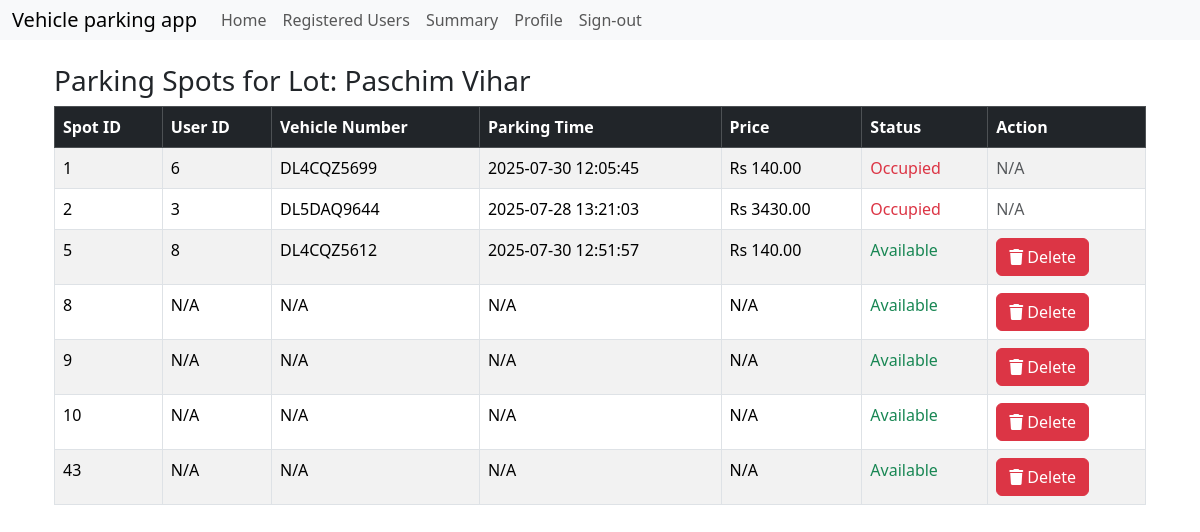
Screenshot of /admin_home/1/show (signed in) with the database file from the repository.
### models.py (models this page shows)
class Parkinglot(db.Model):
    __tablename__='parking_lot'
    id=db.Column(db.Integer,primary_key=True)
    primary_location_name=db.Column(db.String(64),unique=True,nullable=False)
    price=db.Column(db.Integer,nullable=False)
    address=db.Column(db.String(128),nullable=False)
    pin_code=db.Column(db.Integer,nullable=False)
    maximum_number_of_spots=db.Column(db.Integer,nullable=False)
    spaces=db.relationship('Parkingspace',backref='parkinglot',cascade='all, delete-orphan',lazy='dynamic')

class Parkingspace(db.Model):
    __tablename__='parking_space'
    id=db.Column(db.Integer,primary_key=True)
    lot_id=db.Column(db.Integer,db.ForeignKey('parking_lot.id'),nullable=False)
    status=db.Column(db.String(16),nullable=False)
    reservations=db.relationship('Reserveparkingspot',backref='parkingspace',lazy=True)

class Reserveparkingspot(db.Model):
    __tablename__='reserve_parking_spot'
    id=db.Column(db.Integer,primary_key=True)
    lot_id=db.Column(db.Integer,db.ForeignKey('parking_lot.id'),nullable=False)
    spot_id=db.Column(db.Integer,db.ForeignKey('parking_space.id'),nullable=False)
    user_id=db.Column(db.Integer,db.ForeignKey('user.id'),nullable=False)
    vehicle_number=db.Column(db.String(16),nullable=False)
    parking_timestamp=db.Column(db.DateTime,nullable=False)
    leaving_timestamp=db.Column(db.DateTime,nullable=True)
    parking_cost=db.Column(db.Integer,nullable=True)
    parkinglot=db.relationship('Parkinglot',backref='reservations',lazy=True)

### routes.py (the view)
@app.route('/admin_home/<int:lot_id>/show')
@admin_required
def show_spot(lot_id):
    lot= Parkinglot.query.get(lot_id)
    db.session.refresh(lot)
    for spot in lot.spaces:
        db.session.refresh(spot)
    return render_template('parkinglot/show.html',user=User.query.get(session['user_id']),parking_lot=lot,now=datetime.now())

### routes.py (called while the page is built)
def admin_required(func):
    @wraps(func)
    def inner(*args,**kwargs):
        if'user_id' not in session:
            flash('You need to login first')
            return redirect(url_for('signin'))
        user=User.query.get(session['user_id'])
        if not user.isadmin:
            flash('You are not allowed to view this page')
            return redirect(url_for('home'))
        return func(*args,**kwargs)
    return inner

### templates/parkinglot/show.html
{% extends 'layout.html' %}
{% block content %}
<div class="container mt-4">
  <h3>Parking Spots for Lot: {{ parking_lot.primary_location_name }}</h3>
  <table class="table table-bordered table-striped">
    <thead class="table-dark">
      <tr>
        <th>Spot ID</th>
        <th>User ID</th>
        <th>Vehicle Number</th>
        <th>Parking Time</th>
        <th>Price</th>
        <th>Status</th>
        <th>Action</th>
      </tr>
    </thead>
    <tbody>
      {% for spot in parking_lot.spaces %}
      <tr>
        {% set reservation=(spot.reservations|sort(attribute='parking_timestamp')|last) %}
        <td>{{spot.id}}</td>
        <td>{{ reservation.user_id if reservation else 'N/A' }}</td>
        <td>{{ reservation.vehicle_number if reservation else 'N/A' }}</td>
        <td>{{ reservation.parking_timestamp.strftime('%Y-%m-%d %H:%M:%S') if reservation else 'N/A' }}</td>
        <td>
          {% if reservation %}
             {% set hours=((now-reservation.parking_timestamp).total_seconds()/3600)|round(0,'ceil') %}
             Rs {{'%0.2f' % (hours * parking_lot.price) }}
          {% else %}
             N/A
          {% endif %}
        </td>
        <td>
          {% if spot.status=="available" %}
            <span class="text-success">Available</span>
          {% else %}
            <span class="text-danger">Occupied</span>
          {% endif %}
        <td>
          {% if spot.status=="available" %}
             <a href="{{url_for('delete_spot', spot_id=spot.id)}}" class="btn btn-danger"><i class='fas fa-trash'></i> Delete</a>
          {% else %}
             <span class="text-muted">N/A</span>
          {% endif %}
        </td>
      </tr>
      {% endfor %}
    </tbody>
  </table>
</div>
{% endblock %}

### templates/layout.html (style rules this page uses)
body { padding:0; margin:0; }

### rows the page displays
Parkinglot: primary_location_name "Paschim Vihar", hours*parking_lot.price "140.00", hours*parking_lot.price "3430.00"
Parkingspace: id "1", status "Occupied"
Reserveparkingspot: user "6", vehicle_number "DL4CQZ5699", parking_timestamp "2025-07-30 12:05:45"
Parkingspace: id "2", status "Occupied"
Reserveparkingspot: user "3", vehicle_number "DL5DAQ9644", parking_timestamp "2025-07-28 13:21:03"
Parkingspace: id "5", status "Available"
Reserveparkingspot: user "8", vehicle_number "DL4CQZ5612", parking_timestamp "2025-07-30 12:51:57"
Parkingspace: id "8", user_id "N/A", vehicle_number "N/A", parking_timestamp "N/A", status "Available"
Parkingspace: id "9", user_id "N/A", vehicle_number "N/A", parking_timestamp "N/A", status "Available"
Parkingspace: id "10", user_id "N/A", vehicle_number "N/A", parking_timestamp "N/A", status "Available"
Parkingspace: id "43", user_id "N/A", vehicle_number "N/A", parking_timestamp "N/A", status "Available"
